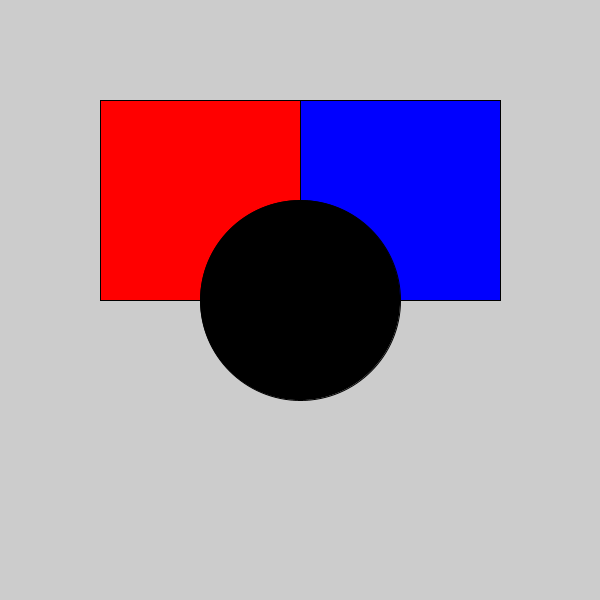
Frame 1 (no input)
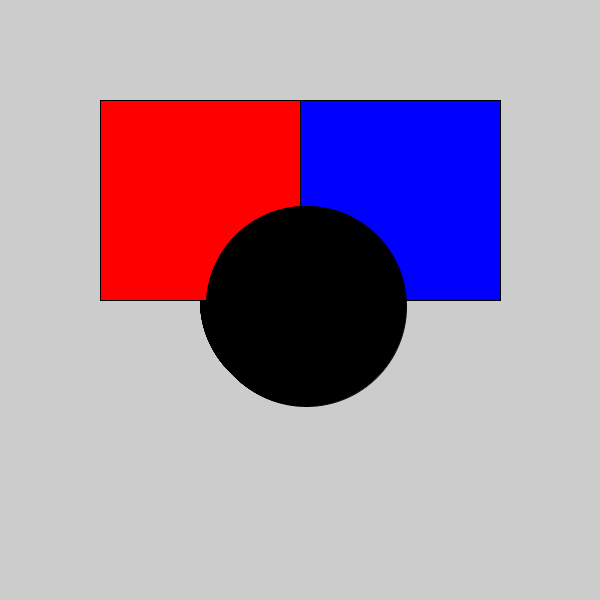
Frame 60 (the mouse pressed at the canvas centre just before this capture)
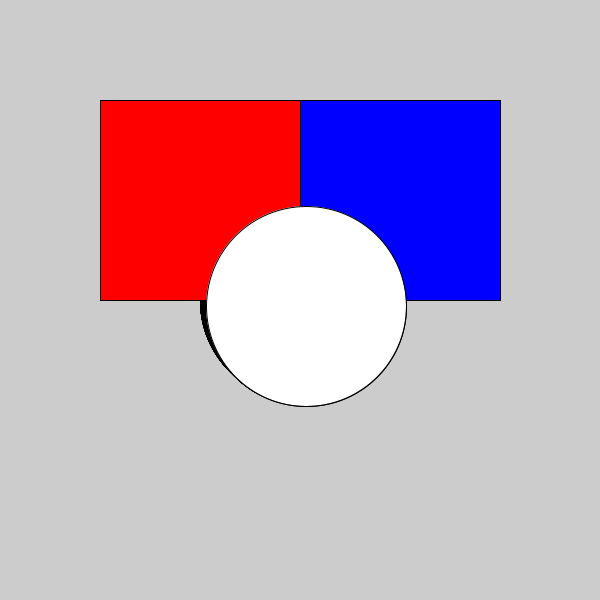
Frame 120 (the mouse held since frame 60 and released just before this capture)

The Processing sketch that drew these frames (run headless with seeded random() and noise(); from frame 60 on, the mouse is pressed at the canvas centre):

// Processing sketch: processing_156206
// ── processing_156206.pde

float rect1x = 100; 
float rect1y = 100;
float rect1size = 200; 

float rect2x = 300; 
float rect2y = 100;
float rect2size = 200; 

float ellipseX = 300; 
float ellipseY = 300; 
float ellipseSize = 200; 

void setup() {
  size(600, 600);
} 

void draw() {  

  if ( mouseX > rect1x && mouseX < rect1x + rect1size &&
    mouseY > rect1y && mouseY < rect1y + rect1size) {
    fill(random(255), random(255), random(255)); // do something
  } 
  else if (mouseX > rect1x && mouseX < rect1x + rect1size) {
    fill(random(255), 0, 0 );
  }
  else { 
    fill(255, 0, 0);
  }
  rect(rect1x, rect1y, rect1size, rect1size); 

  if ( mouseX > rect2x && mouseX < rect2x + rect2size &&
    mouseY > rect2y && mouseY < rect2y + rect2size) {
    fill(random(255), random(255), random(255)); // do something
  } 
  else if (mouseX > rect2x && mouseX < rect2x + rect2size) {
    fill(0, 0, random(255) );
  }
  else { 
    fill(0, 0, 255);
  }

  rect(rect2x, rect2y, rect2size, rect2size); 

  ellipseX += 0.1;
  ellipseY += 0.1; 


  float distance = dist(mouseX, mouseY, ellipseX, ellipseY); 
  if (distance < ellipseSize/2) {
    fill(255);
  } 
  else {
    fill(0);
  }


  ellipse(ellipseX, ellipseY, ellipseSize, ellipseSize);

  println(distance);
}


void mousePressed() {
  if ( mouseX > rect1x && mouseX < rect1x + rect1size &&
    mouseY > rect1y && mouseY < rect1y + rect1size) {
    background(200, 0, 0);
  } 
  else if ( mouseX > rect2x && mouseX < rect2x + rect2size &&
    mouseY > rect2y && mouseY < rect2y + rect2size) {
    background(0, 0, 200);
  } 
  else { 
    background(180);
  }


  float distance = dist(mouseX, mouseY, ellipseX, ellipseY); 
  if (distance < ellipseSize/2) {
    ellipseX = mouseX; 
    ellipseY = mouseY;
  } 
  else {
  }
} 
